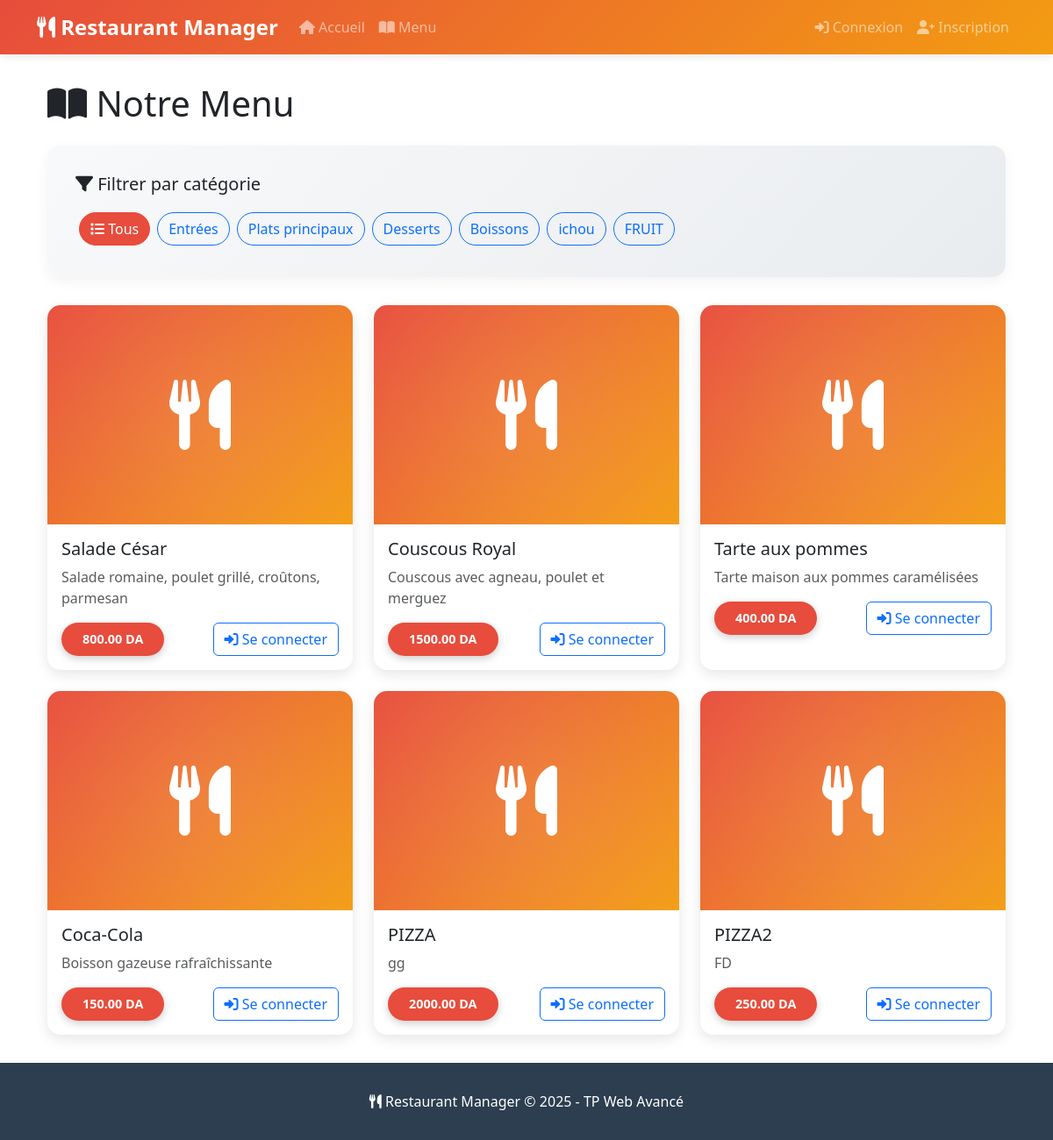
/dishes, run on the app's committed database.
### models.py (models this page shows, shortened)
class Category(db.Model):
    __tablename__ = 'categories'
    id = db.Column(db.Integer, primary_key=True)
    name = db.Column(db.String(50), nullable=False, unique=True)
    dishes = db.relationship('Dish', backref='category', lazy=True)

class Dish(db.Model):
    __tablename__ = 'dishes'
    id = db.Column(db.Integer, primary_key=True)
    name = db.Column(db.String(100), nullable=False)
    description = db.Column(db.Text, nullable=False)
    price = db.Column(db.Numeric(10, 2), nullable=False)
    cost = db.Column(db.Numeric(10, 2), nullable=True, default=0)
    category_id = db.Column(db.Integer, db.ForeignKey('categories.id'), nullable=False)

### app.py (the view)
@app.route('/dishes')
def dishes_view():
    category_filter = request.args.get('category', type=int)
    query = Dish.query
    if category_filter:
        query = query.filter_by(category_id=category_filter)
    dishes = query.all()
    categories = Category.query.all()
    return render_template('dishes.html', dishes=dishes, categories=categories, selected_category=category_filter)

### templates/dishes.html (shortened to what this page needs)
{% extends "layout.html" %}
{% block content %}
<div class="container">
    <h1 class="mb-4">
        <i class="fas fa-book-open"></i> Notre Menu
    </h1>
    <div class="filter-section">
        <h5 class="mb-3"><i class="fas fa-filter"></i> Filtrer par catégorie</h5>
        <div class="d-flex flex-wrap">
            <a href="{{ url_for('dishes_view') }}" class="btn btn-outline-primary filter-btn {{ 'active' if not selected_category }}">
                <i class="fas fa-list"></i> Tous
            </a>
            {% for category in categories %}
            <a href="{{ url_for('dishes_view', category=category.id) }}"
               class="btn btn-outline-primary filter-btn {{ 'active' if selected_category == category.id }}">
                {{ category.name }}
            </a>
            {% endfor %}
        </div>
    </div>
    {% if dishes %}
    <div class="row g-4">
        {% for dish in dishes %}
        <div class="col-md-6 col-lg-4" style="animation-delay: {{ loop.index * 0.1 }}s">
            <div class="card dish-card">
                <div class="dish-image">
                    <i class="fas fa-utensils"></i>
                </div>
                <div class="card-body">
                    <div class="d-flex justify-content-between align-items-start mb-2">
                        <h5 class="card-title mb-0">{{ dish.name }}</h5>
                    </div>
                    <p class="card-text text-muted">{{ dish.description }}</p>
                    <div class="d-flex justify-content-between align-items-center mt-3">
                        <span class="price-tag">{{ "%.2f"|format(dish.price) }} DA</span>
                        {% if session.get('user_id') %}
                        <form method="POST" action="{{ url_for('add_to_cart', dish_id=dish.id) }}" class="d-flex align-items-center">
                            <input type="number" name="quantity" value="1" min="1" max="10"
                                   class="form-control form-control-sm quantity-input me-2">
                            <button type="submit" class="btn btn-primary">
                                <i class="fas fa-cart-plus"></i> Ajouter
                            </button>
                        </form>
                        {% else %}
                        <a href="{{ url_for('login') }}" class="btn btn-outline-primary">
                            <i class="fas fa-sign-in-alt"></i> Se connecter
                        </a>
                        {% endif %}
                    </div>
                </div>
            </div>
        </div>
        {% endfor %}
    </div>
    {% else %}
    <div class="alert alert-info text-center">
        <i class="fas fa-info-circle fa-3x mb-3 d-block"></i>
        <h4>Aucun plat disponible</h4>
        <p class="mb-0">{{ "Aucun plat dans cette catégorie." if selected_category else "Aucun plat n'a été ajouté pour le moment." }}</p>
    </div>
    {% endif %}
</div>
{% endblock %}

### templates/layout.html (shortened to what this page needs)
<!DOCTYPE html>
<html lang="fr">
<head>
    <link href="https://cdn.jsdelivr.net/npm/bootstrap@5.3.0/dist/css/bootstrap.min.css" rel="stylesheet">
    <link rel="stylesheet" href="https://cdnjs.cloudflare.com/ajax/libs/font-awesome/6.0.0/css/all.min.css">
</head>
<body>
    <nav class="navbar navbar-expand-lg navbar-dark">
        <div class="container">
            <a class="navbar-brand" href="{{ url_for('index') }}">
                <i class="fas fa-utensils"></i> Restaurant Manager
            </a>
            <div class="collapse navbar-collapse" id="navbarNav">
                <ul class="navbar-nav me-auto">
                    <li class="nav-item">
                        <a class="nav-link" href="{{ url_for('index') }}">
                            <i class="fas fa-home"></i> Accueil
                        </a>
                    </li>
                    <li class="nav-item">
                        <a class="nav-link" href="{{ url_for('dishes_view') }}">
                            <i class="fas fa-book-open"></i> Menu
                        </a>
                    </li>
                </ul>
                <ul class="navbar-nav">
                    {% if session.get('user_id') %}
                    <li class="nav-item position-relative">
                        <a class="nav-link" href="{{ url_for('cart') }}">
                            <i class="fas fa-shopping-cart"></i> Panier
                            {% if session.get('cart') and session.cart|length > 0 %}
                            <span class="badge bg-warning cart-badge">{{ session.cart|length }}</span>
                            {% endif %}
                        </a>
                    </li>
                    <li class="nav-item">
                        <a class="nav-link" href="{{ url_for('profile') }}">
                            <i class="fas fa-user"></i> {{ session.username }}
                        </a>
                    </li>
                    <li class="nav-item">
                        <a class="nav-link" href="{{ url_for('logout') }}">
                            <i class="fas fa-sign-out-alt"></i> Déconnexion
                        </a>
                    </li>
                    {% else %}
                    <li class="nav-item">
                        <a class="nav-link" href="{{ url_for('login') }}">
                            <i class="fas fa-sign-in-alt"></i> Connexion
                        </a>
                    </li>
                    <li class="nav-item">
                        <a class="nav-link" href="{{ url_for('register') }}">
                            <i class="fas fa-user-plus"></i> Inscription
                        </a>
                    </li>
                    {% endif %}
                </ul>
            </div>
        </div>
    </nav>
    <main class="main-content">
        <div class="container">
            {% block content %}{% endblock %}
        </div>
    </main>
    <footer>
        <div class="container text-center">
            <p class="mb-0">
                <i class="fas fa-utensils"></i> Restaurant Manager &copy; 2025 - TP Web Avancé
            </p>
        </div>
    </footer>
</body>
</html>

### templates/layout.html (style rules this page uses)
:root { --primary-color: #e74c3c; --secondary-color: #2c3e50; --accent-color: #f39c12; }
body { font-family: 'Segoe UI', Tahoma, Geneva, Verdana, sans-serif; min-height: 100vh; display: flex; flex-direction: column; }
.navbar { background: linear-gradient(135deg, var(--primary-color), var(--accent-color)); box-shadow: 0 2px 10px rgba(0,0,0,0.1); }
.navbar-brand { font-weight: bold; font-size: 1.5rem; }
.nav-link { transition: all 0.3s ease; position: relative; }
.nav-link::after { content: ''; position: absolute; bottom: 0; left: 50%; width: 0; height: 2px; background: white; transition: all 0.3s ease; transform: translateX(-50%); }
.main-content { flex: 1; padding: 2rem 0; }
footer { background: var(--secondary-color); color: white; padding: 2rem 0; margin-top: auto; }

### templates/dishes.html (style rules this page uses)
.filter-section { background: linear-gradient(135deg, #f8f9fa, #e9ecef); padding: 2rem; border-radius: 15px; margin-bottom: 2rem; box-shadow: 0 5px 15px rgba(0,0,0,0.05); }
.dish-card { transition: all 0.3s ease; border: none; border-radius: 15px; overflow: hidden; height: 100%; box-shadow: 0 5px 15px rgba(0,0,0,0.1); animation: fadeIn 0.5s ease; }
.dish-image { height: 250px; background: linear-gradient(135deg, #e74c3c, #f39c12); display: flex; align-items: center; justify-content: center; font-size: 5rem; color: white; position: relative; overflow: hidden; }
.dish-image::before { content: ''; position: absolute; top: -50%; left: -50%; width: 200%; height: 200%; background: radial-gradient(circle, rgba(255,255,255,0.1) 0%, transparent 70%); animation: rotate 20s linear infinite; }
.price-tag { background: var(--primary-color); color: white; padding: 0.5rem 1.5rem; border-radius: 25px; font-weight: bold; font-size: 0.9rem; display: inline-block; box-shadow: 0 3px 10px rgba(0,0,0,0.2); }
.filter-btn { margin: 0.25rem; border-radius: 20px; transition: all 0.3s ease; }
.filter-btn.active { background: var(--primary-color); color: white; border-color: var(--primary-color); }

### data on the page
Category: name "Entrées"
Category: name "Plats principaux"
Category: name "Desserts"
Category: name "Boissons"
Category: name "ichou"
Category: name "FRUIT"
Dish: name "Salade César", description "Salade romaine, poulet grillé, croûtons, parmesan", price "800.00"
Dish: name "Couscous Royal", description "Couscous avec agneau, poulet et merguez", price "1500.00"
Dish: name "Tarte aux pommes", description "Tarte maison aux pommes caramélisées", price "400.00"
Dish: name "Coca-Cola", description "Boisson gazeuse rafraîchissante", price "150.00"
Dish: name "PIZZA", description "gg", price "2000.00"
Dish: name "PIZZA2", description "FD", price "250.00"
